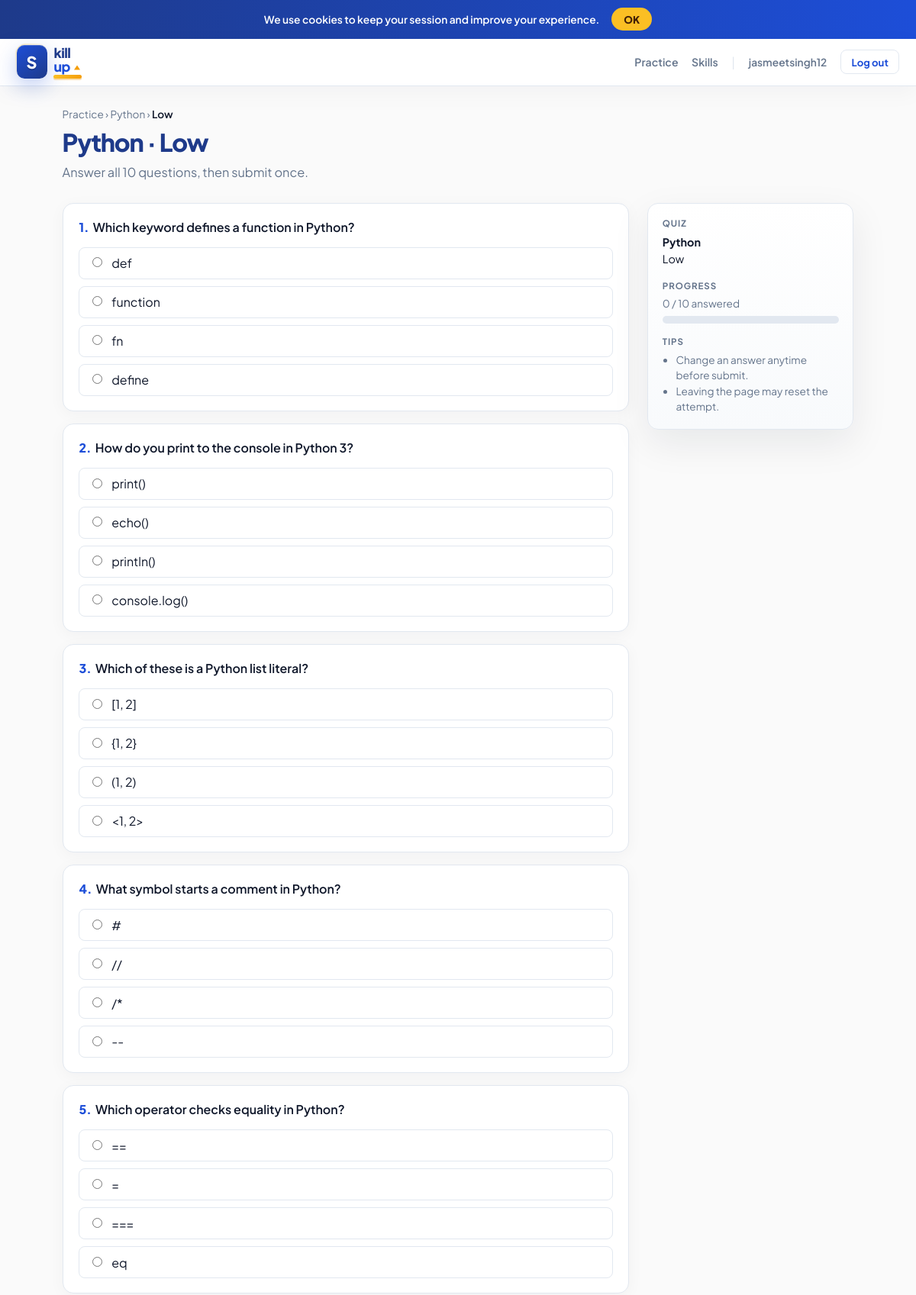
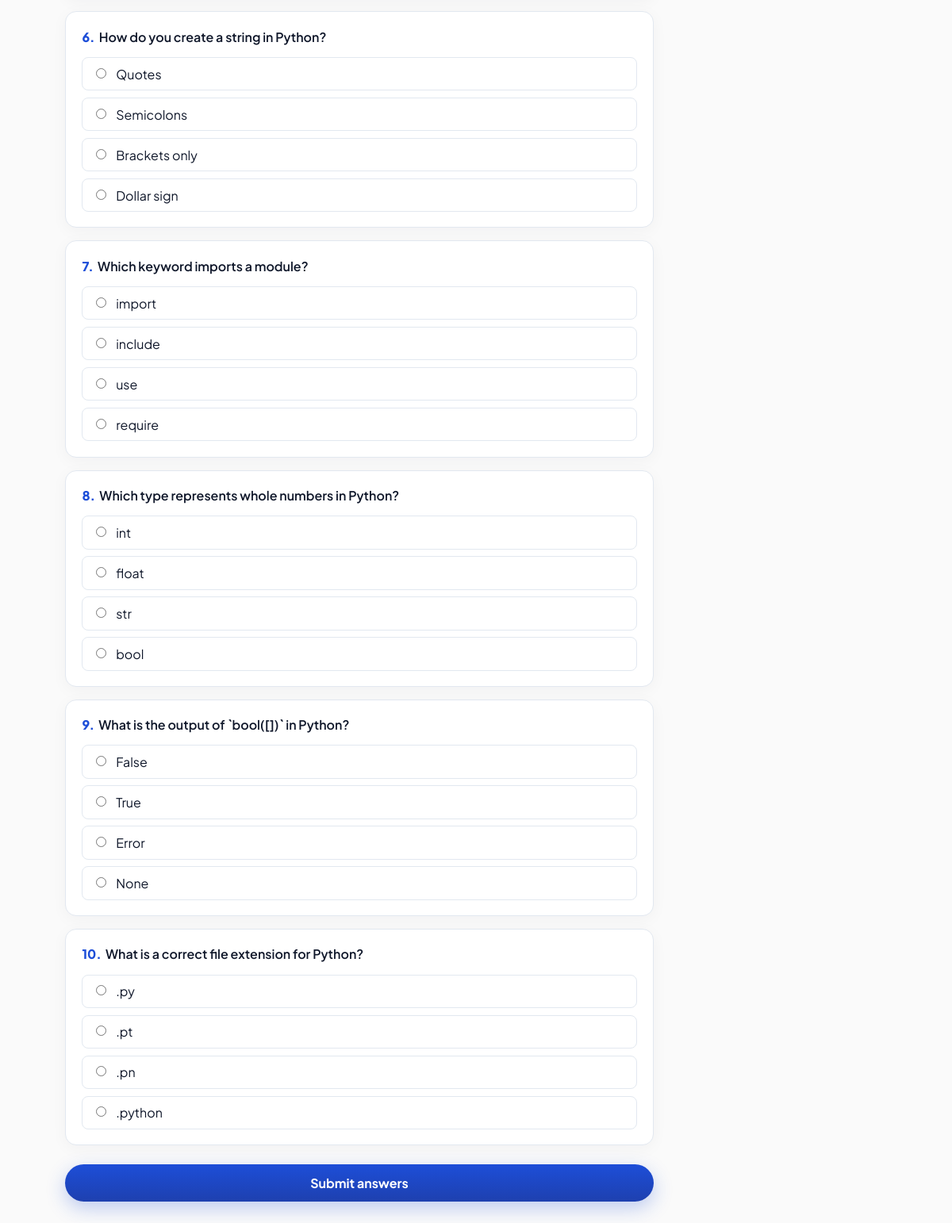
Screenshot of /language/python/quiz/low/ (signed in) with the database file from the repository (2 pictures, top to bottom).
### quiz/models.py (models this page shows, shortened)
class Language(models.Model):
    name = models.CharField(max_length=80)
    slug = models.SlugField(unique=True, max_length=80)
    icon_class = models.CharField(
        max_length=120,
        default="fa-solid fa-code",
        help_text="Font Awesome class, e.g. fa-brands fa-python",
    )
    blurb = models.CharField(max_length=200, blank=True)
    order = models.PositiveSmallIntegerField(default=0)
    class Meta:
        ordering = ["order", "name"]

class Question(models.Model):
    class Difficulty(models.TextChoices):
        LOW = "low", "Low"
        MED = "med", "Medium"
        HIGH = "high", "High"
    language = models.ForeignKey(
        Language, on_delete=models.CASCADE, related_name="questions"
    )
    difficulty = models.CharField(
        max_length=8, choices=Difficulty.choices, db_index=True
    )
    text = models.TextField()
    choice_a = models.CharField(max_length=500)
    choice_b = models.CharField(max_length=500)
    choice_c = models.CharField(max_length=500)
    choice_d = models.CharField(max_length=500)
    correct = models.CharField(
        max_length=1,
        choices=[("a", "A"), ("b", "B"), ("c", "C"), ("d", "D")],
    )
    class Meta:
        ordering = ["language", "difficulty", "id"]

### quiz/views.py (the view, shortened to what this page needs)
@login_required
@require_http_methods(["GET", "POST"])
def take_quiz(request, slug, difficulty):
    language = get_object_or_404(Language, slug=slug)
    valid = {c[0] for c in Question.Difficulty.choices}
    if difficulty not in valid:
        raise Http404()
    pool = list(
        Question.objects.filter(language=language, difficulty=difficulty).values_list(
            "id", flat=True
        )
    )
    picked_ids = random.sample(pool, QUIZ_SIZE)
    request.session[SESSION_QUIZ_KEY] = {
        "slug": slug,
        "difficulty": difficulty,
        "question_ids": picked_ids,
    }
    questions = list(
        Question.objects.filter(id__in=picked_ids).order_by("id")
    )
    random.shuffle(questions)
    return render(
        request,
        "quiz/take_quiz.html",
        {
            "language": language,
            "difficulty": difficulty,
            "difficulty_label": dict(Question.Difficulty.choices).get(
                difficulty, difficulty
            ),
            "questions": questions,
            "quiz_size": QUIZ_SIZE,
        },
    )

### quiz/templates/quiz/take_quiz.html (shortened to what this page needs)
{% extends "quiz/base.html" %}
{% block content %}
<div class="su-shell">
  <div class="su-breadcrumb">
    <a href="{% url 'quiz:dashboard' %}">Practice</a> ›
    <a href="{% url 'quiz:select_level' language.slug %}">{{ language.name }}</a> ›
    <strong>{{ difficulty_label }}</strong>
  </div>
  <h1 class="su-page-title">{{ language.name }} · {{ difficulty_label }}</h1>
  <p class="su-page-sub">Answer all {{ quiz_size }} questions, then submit once.</p>
  <div class="su-quiz-layout">
    <form method="post" action="{% url 'quiz:take_quiz' language.slug difficulty %}" id="su-quiz-form">
      {% for q in questions %}
      <div class="su-q-card" data-q="{{ forloop.counter }}">
        <h3><span class="su-q-num">{{ forloop.counter }}.</span> {{ q.text }}</h3>
        <div class="su-choices">
          <label class="su-choice">
            <input type="radio" name="q_{{ q.id }}" value="a" required>
            <span>{{ q.choice_a }}</span>
          </label>
          <label class="su-choice">
            <input type="radio" name="q_{{ q.id }}" value="b">
            <span>{{ q.choice_b }}</span>
          </label>
          <label class="su-choice">
            <input type="radio" name="q_{{ q.id }}" value="c">
            <span>{{ q.choice_c }}</span>
          </label>
          <label class="su-choice">
            <input type="radio" name="q_{{ q.id }}" value="d">
            <span>{{ q.choice_d }}</span>
          </label>
        </div>
      </div>
      {% endfor %}
      <button type="submit" class="su-btn su-btn-primary su-btn-lg su-btn-block" style="margin-top:0.5rem">Submit answers</button>
    </form>
    <aside class="su-sidebar">
      <h4>Quiz</h4>
      <p style="margin:0;line-height:1.5"><strong>{{ language.name }}</strong><br>{{ difficulty_label }}</p>
      <h4 style="margin-top:1rem">Progress</h4>
      <p style="margin:0;font-size:0.85rem;color:var(--muted)"><span id="su-answered">0</span> / {{ quiz_size }} answered</p>
      <div class="su-progress" aria-hidden="true"></div>
      <h4 style="margin-top:1rem">Tips</h4>
      <ul style="margin:0;padding-left:1.1rem;color:var(--muted);font-size:0.85rem;line-height:1.5">
        <li>Change an answer anytime before submit.</li>
        <li>Leaving the page may reset the attempt.</li>
      </ul>
    </aside>
  </div>
</div>
{% endblock %}

### quiz/templates/quiz/base.html (shortened to what this page needs)
{% load static %}
<!DOCTYPE html>
<html lang="en">
<head>
  <link rel="stylesheet" href="https://cdnjs.cloudflare.com/ajax/libs/font-awesome/6.5.1/css/all.min.css">
  <link rel="stylesheet" href="{% static 'quiz/css/skillup.css' %}">
</head>
<body class="{% block body_class %}{% endblock %}">
  <div id="su-cookie" class="su-cookie" hidden>
    <span>We use cookies to keep your session and improve your experience.</span>
    <button type="button" id="su-cookie-ok">OK</button>
  </div>
  {% block body %}
    {% if request.user.is_authenticated %}
    <header class="su-topbar">
      {% url 'quiz:dashboard' as dash_url %}
      {% include "quiz/includes/logo.html" with logo_href=dash_url variant="default" compact=1 %}
      <nav class="su-nav-links">
        <a href="{% url 'quiz:dashboard' %}">Practice</a>
        <a href="{% url 'quiz:dashboard' %}#skills">Skills</a>
        <span style="color:var(--line);user-select:none">|</span>
        <span style="color:var(--muted);font-size:0.86rem;font-weight:600">{{ request.user.username }}</span>
        <form method="post" action="{% url 'quiz:logout' %}" style="display:inline;margin:0">
          <button type="submit" class="su-btn su-btn-ghost" style="padding:0.4rem 0.85rem;font-size:0.82rem">Log out</button>
        </form>
      </nav>
    </header>
    {% endif %}
    <main>
      {% block content %}{% endblock %}
    </main>
  {% endblock %}
</body>
</html>

### quiz/templates/quiz/includes/logo.html (shortened to what this page needs)
<a href="{{ logo_href }}" class="su-brandmark su-brandmark--{{ variant|default:'default' }}{% if compact %} su-brandmark--compact{% endif %}" aria-label="Skill up — home">
  <span class="su-brandmark__cube" aria-hidden="true">
    <span class="su-brandmark__cube-inner">S</span>
    <span class="su-brandmark__cube-glow"></span>
  </span>
  <span class="su-brandmark__type">
    <span class="su-brandmark__row1">
      <span class="su-brandmark__kill">kill</span>
    </span>
    <span class="su-brandmark__row2">
      <span class="su-brandmark__up">up</span>
      <svg class="su-brandmark__arrow" width="14" height="14" viewBox="0 0 24 24" aria-hidden="true">
        <path fill="currentColor" d="M12 5l8 12H4L12 5z"/>
      </svg>
    </span>
    <span class="su-brandmark__gold"></span>
  </span>
</a>

### rows the page displays
Language: name "Python"
Question: text "Which keyword defines a function in Python?", choice_a "def", choice_b "function", choice_c "fn", choice_d "define"
Question: text "How do you print to the console in Python 3?", choice_a "print()", choice_b "echo()", choice_c "println()", choice_d "console.log()"
Question: text "Which of these is a Python list literal?", choice_a "[1, 2]", choice_b "{1, 2}", choice_c "(1, 2)", choice_d "<1, 2>"
Question: text "What symbol starts a comment in Python?", choice_a "#", choice_b "//", choice_c "/*", choice_d "--"
Question: text "Which operator checks equality in Python?", choice_a "==", choice_b "=", choice_c "===", choice_d "eq"
Question: text "How do you create a string in Python?", choice_a "Quotes", choice_b "Semicolons", choice_c "Brackets only", choice_d "Dollar sign"
Question: text "Which keyword imports a module?", choice_a "import", choice_b "include", choice_c "use", choice_d "require"
Question: text "Which type represents whole numbers in Python?", choice_a "int", choice_b "float", choice_c "str", choice_d "bool"
Question: text "What is the output of `bool([])` in Python?", choice_a "False", choice_b "True", choice_c "Error", choice_d "None"
Question: text "What is a correct file extension for Python?", choice_a ".py", choice_b ".pt", choice_c ".pn", choice_d ".python"

### other values shown
{{ request.user.username }} "jasmeetsingh12"
{{ difficulty_label }} "Low"
